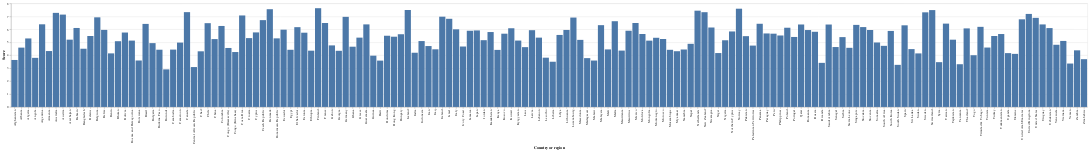

Notebook code cell kept with this figure:
### Code cell
c1 = alt.Chart(df).mark_bar().encode(
    x = "Country or region",
    y = "Score"
)
c1
#Here we see a bar graph of each country where the bar is raised to the level 
#of it's corresponding happiness score

### Figure 1 — Vega-Lite specification as saved in the notebook (floating-point values rounded to 4 significant figures; data arrays with more than 128 entries replaced by an {"elided": "..."} marker saying what was removed)
{"config": {"view": {"continuousWidth": 400, "continuousHeight": 300}}, "data": {"name": "data-d17c780dd646234fb52318500df047e4"}, "mark": "bar", "encoding": {"x": {"field": "Country or region", "type": "nominal"}, "y": {"field": "Score", "type": "quantitative"}}, "$schema": "https://vega.github.io/schema/vega-lite/v4.17.0.json", "datasets": {"data-d17c780dd646234fb52318500df047e4": {"elided": "156 records"}}}
